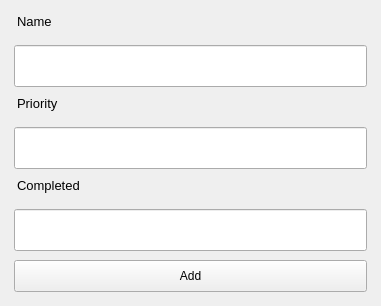
<?xml version="1.0" encoding="UTF-8"?>
<ui version="4.0">
 <class>MainWindow</class>
 <widget class="QMainWindow" name="MainWindow">
  <property name="geometry">
   <rect>
    <x>0</x>
    <y>0</y>
    <width>381</width>
    <height>306</height>
   </rect>
  </property>
  <property name="minimumSize">
   <size>
    <width>205</width>
    <height>140</height>
   </size>
  </property>
  <property name="maximumSize">
   <size>
    <width>16777215</width>
    <height>16777215</height>
   </size>
  </property>
  <property name="windowTitle">
   <string>MainWindow</string>
  </property>
  <property name="styleSheet">
   <string notr="true">padding: 5px;</string>
  </property>
  <widget class="QWidget" name="centralwidget">
   <layout class="QVBoxLayout" name="verticalLayout">
    <item>
     <widget class="QLabel" name="label">
      <property name="font">
       <font>
        <family>Segoe UI</family>
        <pointsize>10</pointsize>
       </font>
      </property>
      <property name="text">
       <string>Name</string>
      </property>
     </widget>
    </item>
    <item>
     <widget class="QLineEdit" name="lineEdit">
      <property name="styleSheet">
       <string notr="true">min-height: 30px;
margin: 5px;</string>
      </property>
     </widget>
    </item>
    <item>
     <widget class="QLabel" name="label_2">
      <property name="font">
       <font>
        <family>Segoe UI</family>
        <pointsize>10</pointsize>
       </font>
      </property>
      <property name="text">
       <string>Priority</string>
      </property>
     </widget>
    </item>
    <item>
     <widget class="QLineEdit" name="lineEdit_2">
      <property name="styleSheet">
       <string notr="true">min-height: 30px;
margin: 5px;</string>
      </property>
     </widget>
    </item>
    <item>
     <widget class="QLabel" name="label_3">
      <property name="font">
       <font>
        <family>Segoe UI</family>
        <pointsize>10</pointsize>
       </font>
      </property>
      <property name="text">
       <string>Completed</string>
      </property>
     </widget>
    </item>
    <item>
     <widget class="QLineEdit" name="lineEdit_3">
      <property name="styleSheet">
       <string notr="true">min-height: 30px;
margin: 5px;</string>
      </property>
     </widget>
    </item>
    <item>
     <widget class="QPushButton" name="pushButton">
      <property name="styleSheet">
       <string notr="true">min-height: 20px;
margin: 5px;</string>
      </property>
      <property name="text">
       <string>Add</string>
      </property>
     </widget>
    </item>
   </layout>
  </widget>
 </widget>
 <resources/>
 <connections/>
</ui>
